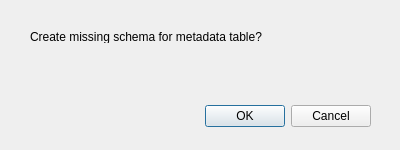
<?xml version="1.0" encoding="UTF-8"?>
<ui version="4.0">
 <class>Dialog</class>
 <widget class="QDialog" name="Dialog">
  <property name="geometry">
   <rect>
    <x>0</x>
    <y>0</y>
    <width>400</width>
    <height>150</height>
   </rect>
  </property>
  <property name="windowTitle">
   <string>Missing metadata table/schema</string>
  </property>
  <widget class="QDialogButtonBox" name="buttonBox">
   <property name="geometry">
    <rect>
     <x>30</x>
     <y>100</y>
     <width>341</width>
     <height>32</height>
    </rect>
   </property>
   <property name="orientation">
    <enum>Qt::Horizontal</enum>
   </property>
   <property name="standardButtons">
    <set>QDialogButtonBox::Cancel|QDialogButtonBox::Ok</set>
   </property>
  </widget>
  <widget class="QLabel" name="label">
   <property name="geometry">
    <rect>
     <x>30</x>
     <y>30</y>
     <width>341</width>
     <height>13</height>
    </rect>
   </property>
   <property name="text">
    <string>Create missing schema for metadata table?</string>
   </property>
  </widget>
 </widget>
 <resources/>
 <connections>
  <connection>
   <sender>buttonBox</sender>
   <signal>accepted()</signal>
   <receiver>Dialog</receiver>
   <slot>accept()</slot>
   <hints>
    <hint type="sourcelabel">
     <x>248</x>
     <y>254</y>
    </hint>
    <hint type="destinationlabel">
     <x>157</x>
     <y>274</y>
    </hint>
   </hints>
  </connection>
  <connection>
   <sender>buttonBox</sender>
   <signal>rejected()</signal>
   <receiver>Dialog</receiver>
   <slot>reject()</slot>
   <hints>
    <hint type="sourcelabel">
     <x>316</x>
     <y>260</y>
    </hint>
    <hint type="destinationlabel">
     <x>286</x>
     <y>274</y>
    </hint>
   </hints>
  </connection>
 </connections>
</ui>
